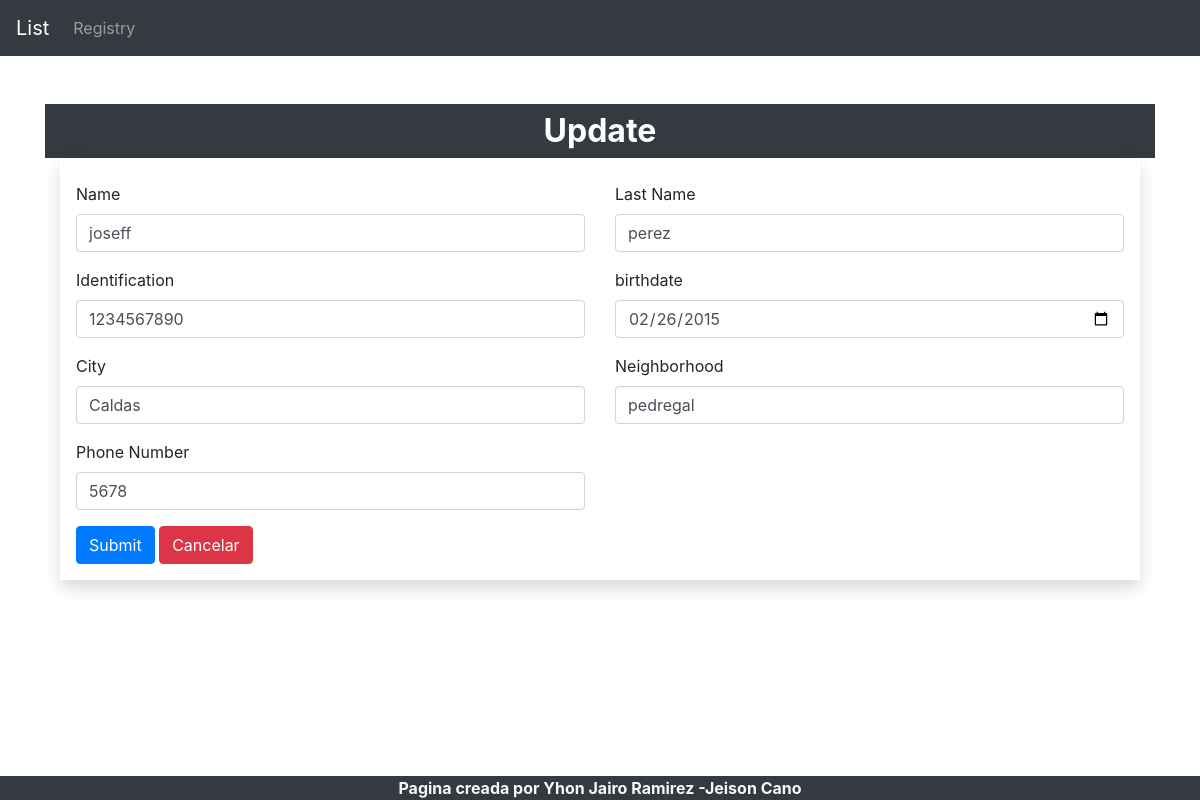
Screenshot of /CreateUser/editUser?id=3 with the database file from the repository.
### tables this page shows
CREATE TABLE `list` (
  `id` int(11) NOT NULL,
  `name` varchar(30) NOT NULL,
  `lastname` varchar(30) NOT NULL,
  `idnumbre` varchar(11) NOT NULL,
  `birthdate` date NOT NULL,
  `residencecity` varchar(30) NOT NULL,
  `neighborhood` varchar(30) NOT NULL,
  `phonenumber` int(10) NOT NULL
);

### application/controllers/CreateUser.php (called while the page is built, shortened)
<?php
class CreateUser  extends CI_Controller {
    public function editUser(){
        $id = $this->input->get('id');
        $userdata = array('userdata' => $this->UserModel->listUser($id));
        $this->load->view('layouts/header');
        $this->load->view('edituser',$userdata);
        $this->load->view('layouts/footer');
    }
}

### index.php (called while the page is built, shortened)
<?php
require_once BASEPATH.'core/CodeIgniter.php';

### application/models/UserModel.php (called while the page is built, shortened)
<?php
class UserModel  extends CI_Model {
    public function listUser($id){
        $response = $this->db->query("SELECT * FROM list WHERE id={$id}")->result();
        return $response[0];
    }
}
?>

### application/views/edituser.php (the view)
<div class="container">
  <br>
  <div class="row bg-dark text-white pt-2">
    <div class="col-sm-12 d-flex justify-content-center">
      <h2> <b>Update</b></h2>
    </div>
  </div>
  <form action="<?php echo base_url() . "CreateUser/updateUser?id=" . $userdata->id ?>" method="post" onsubmit="return validar();" class="pl-3 pr-3 pb-3 shadow">
    <br>
    <div class="row">
      <div class="form-group col-sm-12 col-md-6"">
        <label>Name</label>
        <input type="text" value="<?php echo $userdata->name ?>" class="form-control" name="name" aria-describedby="emailHelp" required>
      </div>
      <div class="form-group col-sm-12 col-md-6"">
        <label>Last Name</label>
        <input type="text" value="<?php echo $userdata->lastname ?>" class="form-control" name="lastname">
      </div>
    </div>
    <div class="row">
      <div class="form-group col-sm-12 col-md-6"">
        <label>Identification</label>
        <input type="text" value="<?php echo $userdata->idnumbre ?>" class="form-control" name="idnumbre">
      </div>
      <div class="form-group col-sm-12 col-md-6"">
        <label>birthdate</label>
        <input type="date" value="<?php echo $userdata->birthdate ?>" class="form-control" name="birthdate">
      </div>
    </div>
    <div class="row">
      <div class="form-group col-sm-12 col-md-6"">
        <label>City</label>
        <input type="text" value="<?php echo $userdata->residencecity ?>" class="form-control" name="residencecity" aria-describedby="emailHelp">
      </div>
      <div class="form-group col-sm-12 col-md-6"">
        <label>Neighborhood</label>
        <input type="text" value="<?php echo $userdata->neighborhood ?>"" class=" form-control" name="neighborhood">
      </div>
    </div>
    <div class="row">
      <div class="form-group col-sm-12 col-md-6"">
        <label>Phone Number</label>
        <input type="number" value="<?php echo $userdata->phonenumber ?>"" class=" form-control" name="phonenumber" aria-describedby="emailHelp">
      </div>
    </div>
    <button type="submit" class="btn btn-primary">Submit</button>
    <a class="btn btn-danger" href="http://localhost:81/moment1" role="button">Cancelar</a>
  </form>
</div>

### rows the page displays
list: name "joseff", lastname "perez", idnumbre "1234567890", birthdate "02/26/2015", residencecity "Caldas", neighborhood "pedregal", phonenumber "5678"
